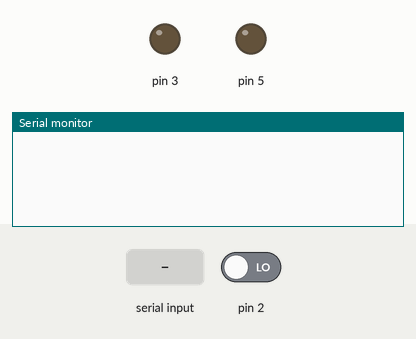
A sketch run on a simulated Arduino Uno, built with avr-gcc and run on an emulated ATmega328P. On the bench: output pins drawn as LEDs (lit = HIGH), the last lines printed to the serial monitor. The inputs (shaded band) are chosen by the test bench; at power-on: pin 2 LOW.

Above: at 1.2 s.
1.3 s: pin 2 driven HIGH
At 1.8 s:
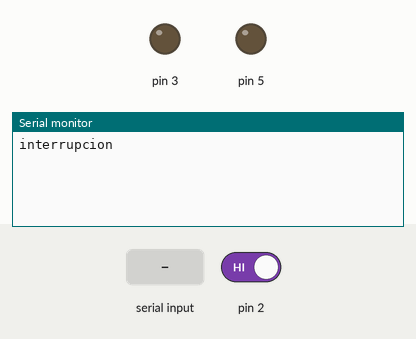
2.8 s: "1" received over the second serial link
At 4.0 s:
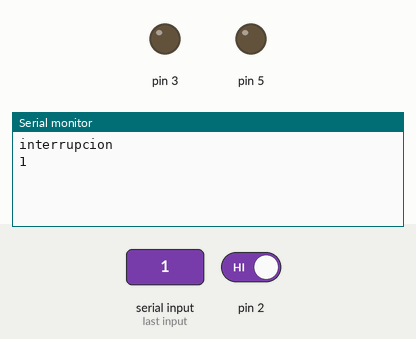
4.3 s: "s" received over the second serial link
At 5.3 s:
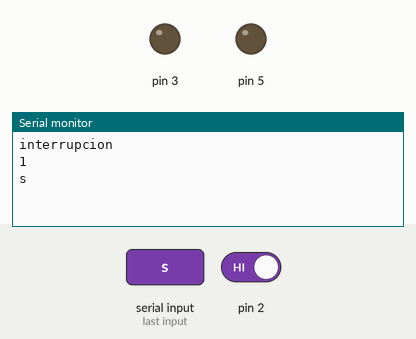
5.8 s: "t" received over the second serial link
At 6.4 s:
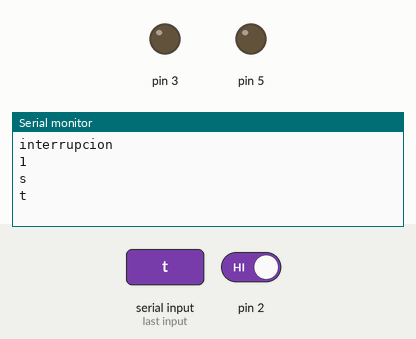

Measured:
- after the input at 1.3 s, the serial monitor: prints a new line at once (image 1)
- after the input at 2.8 s, the serial monitor: prints a new line at once (image 2)
- after the input at 4.3 s, the serial monitor: prints a new line at once (image 3)
- after the input at 5.8 s, the serial monitor: prints a new line at once (image 4)

The sketch:

dimmer_tmb__otro_dont_delete.ino
```cpp
#include <SoftwareSerial.h>
SoftwareSerial Insano(10,11);

char estado;
int analogo=0;
int luz_int=6400;   // Variable del tiempo de disparo del Deslizador 1 (Dimmer)
int mot_int=6450;   // Variable del tiempo de disparo del Deslizador 2 (Dimmer)
int time_int=0;     // Tiempo de diferencia entre los dos Deslizadores

void setup() {

  Serial.begin(9600);
  Insano.begin(38400);
  pinMode(3, OUTPUT);
  pinMode(5, OUTPUT);
  attachInterrupt(0,interrupcion0,RISING);  // Interrupcion 0 (pin2)
}                                          // LOW, CHANGE, RISING, FALLING

void loop() {

   if(Insano.available()){
    estado = Insano.read();
    Serial.println(estado);
  }

  if(Serial.available()){
    Insano.write(Serial.read());
  }

 if(estado=='1') mot_int = 6350;  // Los 8 saltos del Deslizador 2 (Dimmer)
 if(estado=='2') mot_int = 6250;
 if(estado=='3') mot_int = 5750;
 if(estado=='4') mot_int = 5450;
 if(estado=='5') mot_int = 5150;
 if(estado=='6') mot_int = 4850;
 if(estado=='7') mot_int = 4550;
 if(estado=='8') mot_int = 3550;

 if(estado=='s') luz_int = 6300;   // Los 8 saltos del Deslizador 1 (Dimmer)
 if(estado=='t') luz_int = 6100;
 if(estado=='u') luz_int = 5200;
 if(estado=='v') luz_int = 4900;
 if(estado=='w') luz_int = 4500;
 if(estado=='x') luz_int = 4100;
 if(estado=='y') luz_int = 3500;
 if(estado=='z') luz_int = 3000;
 //Serial.println(luz_int);
}

void interrupcion0()    // Funcion que se ejecuta durante cada interrupion
{
  Serial.println("interrupcion");
  if (mot_int >= luz_int){        // Determina cual es mayo y encuentra el tiempo de la diferencia
    time_int = mot_int - luz_int;
    delayMicroseconds(luz_int);
    digitalWrite(3,HIGH);
    delayMicroseconds(time_int);
    digitalWrite(5,HIGH);
  }
  if (mot_int <= luz_int){
    time_int = luz_int - mot_int;
    delayMicroseconds(mot_int);
    digitalWrite(5,HIGH);
    delayMicroseconds(time_int);
    digitalWrite(3,HIGH);
  }

  delayMicroseconds(100);
  digitalWrite(5,LOW);
  digitalWrite(3,LOW);
}
```
